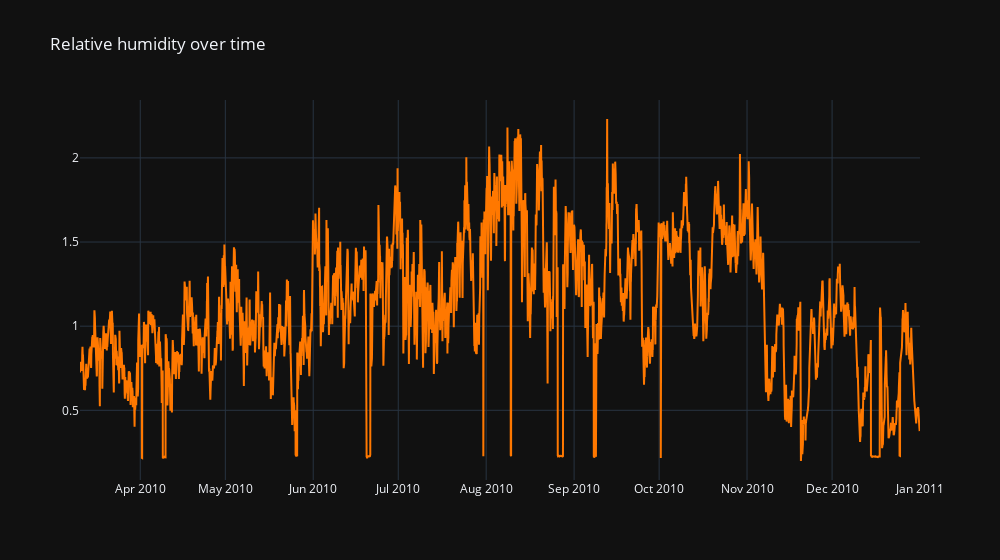

Notebook source saved alongside this figure:
### Code cell
fig = go.Figure()

fig.add_trace(go.Scatter(
    x = data_train['date_time'],
    y = data_train['absolute_humidity'],
    marker_color = '#ff7800'
))

fig.update_layout(
    template = 'plotly_dark',
    width = 1000,
    title_text = 'Relative humidity over time'
)

### Figure 1 — Plotly figure (JSON) as saved in the notebook; plotly's stock layout.template omitted (floating-point values rounded to 4 significant figures; data arrays with more than 128 entries replaced by an {"elided": "..."} marker saying what was removed)
{"data": [{"marker": {"color": "#ff7800"}, "type": "scatter", "x": {"elided": "7111 str values"}, "y": {"elided": "7111 float values"}}], "layout": {"title": {"text": "Relative humidity over time"}, "width": 1000}}
